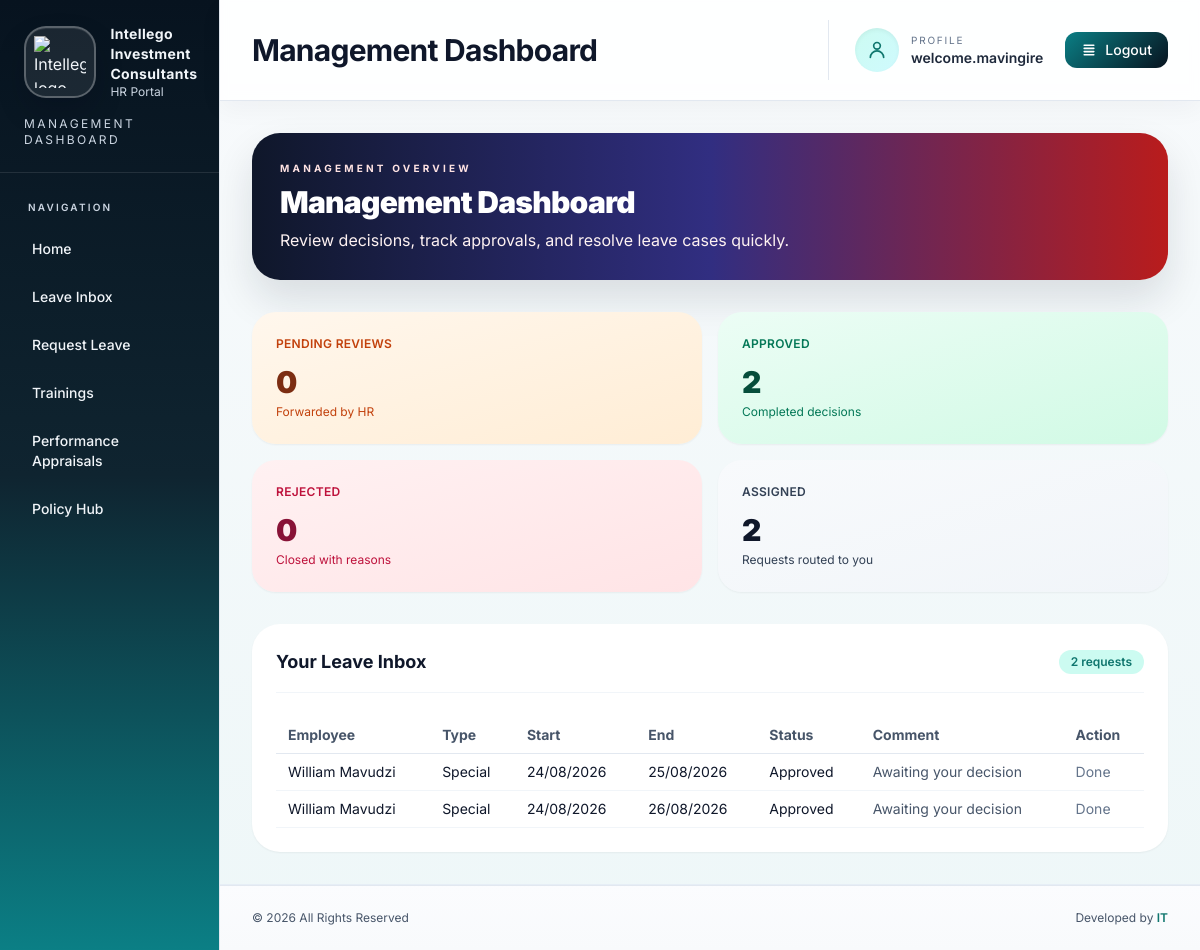
Before: /dashboard/management/ (signed in) with the older database file.
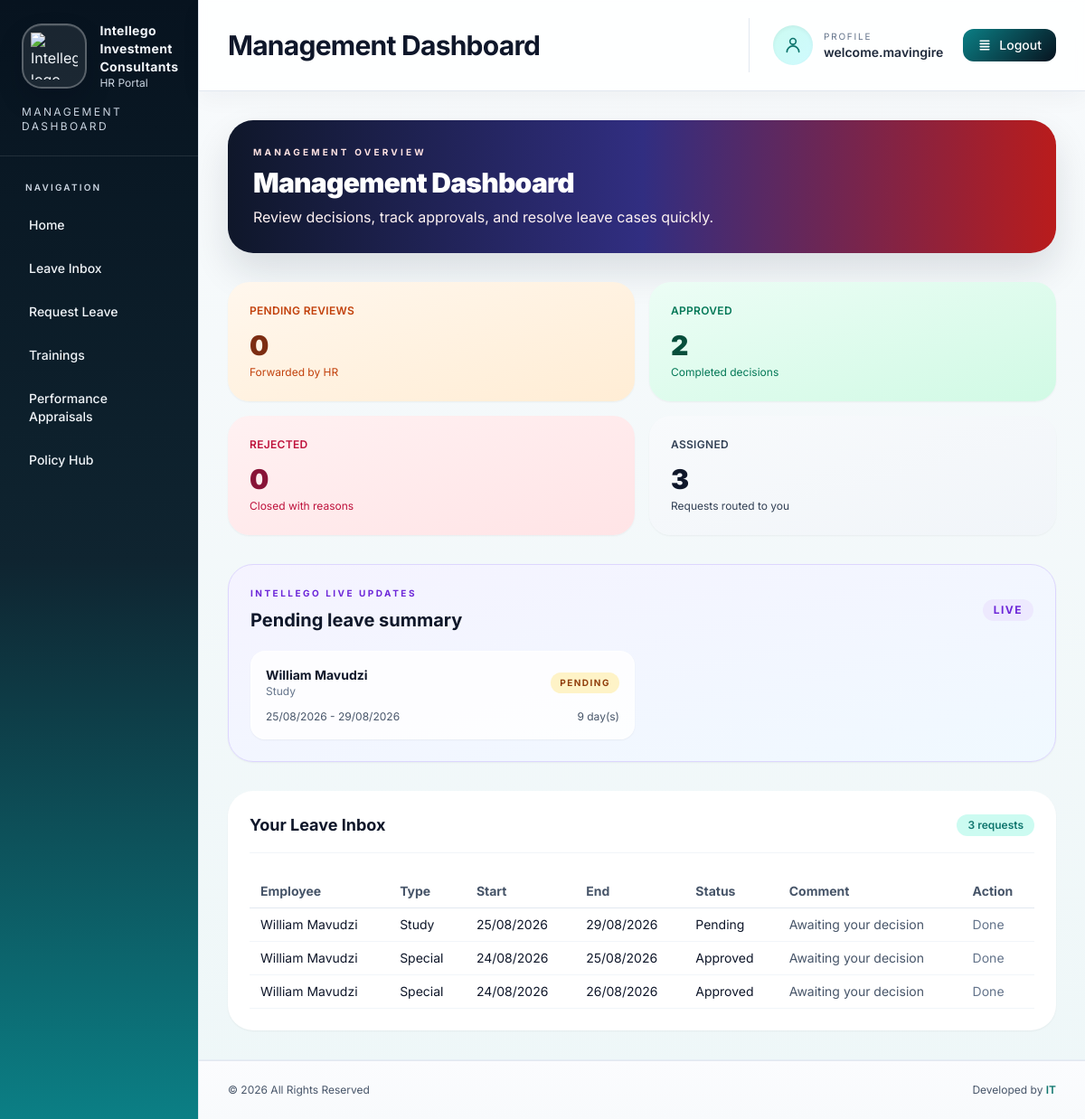
After: the same page with the newer database file.
### core/models.py (models this page shows, shortened)
class LeaveRequest(models.Model):
	class LeaveType(models.TextChoices):
		VACATION = 'vacation', 'Vacation'
		STUDY = 'study', 'Study'
		SPECIAL = 'special', 'Special'
		COMPASSIONATE = 'compassionate', 'Compassionate'
		SICK = 'sick', 'Sick'
		MATERNITY = 'maternity', 'Maternity'
		AWAY_ON_BUSINESS = 'away_on_business', 'Away on Business'
		PUBLIC_HOLIDAY = 'public_holiday', 'Public Holiday'
	class Status(models.TextChoices):
		PENDING = 'pending', 'Pending'
		FORWARDED = 'forwarded', 'Forwarded to Management'
		APPROVED = 'approved', 'Approved'
		REJECTED = 'rejected', 'Rejected'
	employee = models.ForeignKey(EmployeeProfile, on_delete=models.CASCADE)
	leave_type = models.CharField(max_length=20, choices=LeaveType.choices)
	requested_days = models.PositiveIntegerField(null=True, blank=True)
	start_date = models.DateField()
	end_date = models.DateField()
	reason = models.TextField(blank=True)
	total_leave_days_taken = models.PositiveIntegerField(null=True, blank=True)
	total_leave_days_accrued = models.PositiveIntegerField(null=True, blank=True)
	leave_days_balance = models.PositiveIntegerField(null=True, blank=True)
	applicant_signature = models.CharField(max_length=150, blank=True)
	applicant_signed_date = models.DateField(null=True, blank=True)
	authorized_by = models.CharField(max_length=150, blank=True)
	authorized_signature = models.CharField(max_length=150, blank=True)
	authorized_date = models.DateField(null=True, blank=True)
	qualifies_for_leave = models.CharField(
		max_length=3,
		choices=[('yes', 'Yes'), ('no', 'No')],
		blank=True,
	)
	qualification_reason = models.TextField(blank=True)
	status = models.CharField(max_length=20, choices=Status.choices, default=Status.PENDING)
	management_comment = models.TextField(blank=True)
	reviewed_by = models.ForeignKey(User, on_delete=models.SET_NULL, null=True, blank=True, related_name='reviewed_leave_requests')
	reviewed_at = models.DateTimeField(null=True, blank=True)
	created_at = models.DateTimeField(auto_now_add=True)

class EmployeeProfile(models.Model):
	user = models.OneToOneField(User, on_delete=models.SET_NULL, null=True, blank=True)
	management_approver = models.ForeignKey(User, on_delete=models.SET_NULL, null=True, blank=True, related_name='managed_employee_profiles')
	company = models.ForeignKey(Company, on_delete=models.SET_NULL, null=True, blank=True)
	employee_number = models.CharField(max_length=20, unique=True)
	full_name = models.CharField(max_length=150)
	department = models.CharField(max_length=120, blank=True)
	job_title = models.CharField(max_length=120)
	leave_days_balance = models.PositiveIntegerField(default=0)
	date_of_birth = models.DateField(null=True, blank=True)
	date_joined = models.DateField(null=True, blank=True)
	dependents_count = models.PositiveIntegerField(default=0)
	email = models.EmailField()
	phone = models.CharField(max_length=30, blank=True)
	address = models.TextField(blank=True)
	emergency_contact = models.CharField(max_length=150, blank=True)
	pension_provider = models.CharField(max_length=150, blank=True)
	pension_policy_number = models.CharField(max_length=80, blank=True)
	pension_contribution_rate = models.DecimalField(max_digits=5, decimal_places=2, null=True, blank=True)
	employment_history = models.TextField(blank=True)

### core/views.py (the view)
# urls.py: path('dashboard/management/', management_dashboard, name='management-dashboard'),
def management_dashboard(request):
	if not request.user.is_authenticated:
		return redirect('core:login')
	if is_hr_user(request.user):
		return redirect('core:hr-dashboard')
	if not is_management_user(request.user):
		return redirect('core:employee-dashboard')
	assigned_requests = LeaveRequest.objects.filter(
		employee__management_approver=request.user,
	).select_related('employee', 'reviewed_by').order_by('-created_at')
	company = get_user_company(request.user)
	intellego_leave_alerts = get_intellego_leave_alerts(request.user)
	return render(
		request,
		'core/management_dashboard.html',
		{
			'dashboard_title': 'Management Dashboard',
			'dashboard_subtitle': '',
			'sidebar_role': 'management',
			'is_hr': False,
			'company_name': company.name if company else '',
			'pending_reviews': assigned_requests.filter(status=LeaveRequest.Status.FORWARDED).count(),
			'approved_reviews': assigned_requests.filter(status=LeaveRequest.Status.APPROVED).count(),
			'rejected_reviews': assigned_requests.filter(status=LeaveRequest.Status.REJECTED).count(),
			'total_assigned_requests': assigned_requests.count(),
			'recent_requests': assigned_requests[:8],
			'intellego_leave_alerts': intellego_leave_alerts,
		},
	)

### core/views.py (called while the page is built)
def is_hr_user(user):
	return user.is_authenticated and (user.is_superuser or user.is_staff or user.groups.filter(name='HR').exists())

def is_management_user(user):
	return user.is_authenticated and user.groups.filter(name='Management').exists()

def get_user_employee_profile(user):
	if not user.is_authenticated:
		return None
	return EmployeeProfile.objects.filter(user=user).first()

def get_user_company(user):
	profile = get_user_employee_profile(user)
	return profile.company if profile else None

### templates/core/management_dashboard.html (shortened to what the changed rows need)
{% extends 'core/dashboard_base.html' %}
{% block dashboard_content %}
<div class="mb-8 rounded-[28px] bg-gradient-to-r from-slate-900 via-indigo-900 to-red-700 p-7 text-white shadow-[0_20px_40px_rgba(15,23,42,0.12)]">
    <h2 class="mt-2 text-3xl font-black tracking-tight">Management Dashboard</h2>
</div>
<section class="mb-8 grid gap-4 sm:grid-cols-2 xl:grid-cols-4">
    <article class="rounded-[24px] bg-gradient-to-br from-slate-50 to-slate-100 p-6 shadow-sm">
        <p class="text-xs font-semibold uppercase tracking-wide text-slate-700">Assigned</p>
        <p class="mt-3 text-3xl font-black text-slate-900">{{ total_assigned_requests }}</p>
        <p class="mt-1 text-xs text-slate-700">Requests routed to you</p>
    </article>
</section>
{% if intellego_leave_alerts %}
<section class="mb-8 rounded-[28px] border border-violet-200 bg-gradient-to-br from-violet-50 to-sky-50 p-6 shadow-sm">
    <div class="mb-5 flex items-center justify-between">
        <div>
            <p class="text-[10px] font-bold uppercase tracking-[0.25em] text-violet-700">Intellego live updates</p>
            <h3 class="mt-2 text-xl font-bold text-slate-900">Pending leave summary</h3>
        </div>
        <span class="rounded-full bg-violet-100 px-3 py-1 text-xs font-bold uppercase tracking-[0.12em] text-violet-700">Live</span>
    </div>
    <div class="grid gap-4 md:grid-cols-2">
        {% for item in intellego_leave_alerts %}
        <article class="rounded-2xl border border-white/60 bg-white/80 p-4 shadow-sm">
            <div class="flex items-center justify-between gap-3">
                <div>
                    <p class="text-sm font-bold text-slate-900">{{ item.employee.full_name }}</p>
                    <p class="text-xs text-slate-500">{{ item.get_leave_type_display }}</p>
                </div>
                {% if item.status == 'approved' %}
                <span class="rounded-full bg-emerald-100 px-2.5 py-1 text-[10px] font-bold uppercase tracking-[0.15em] text-emerald-800">Approved</span>
                {% elif item.status == 'rejected' %}
                <span class="rounded-full bg-rose-100 px-2.5 py-1 text-[10px] font-bold uppercase tracking-[0.15em] text-rose-800">Rejected</span>
                {% elif item.status == 'forwarded' %}
                <span class="rounded-full bg-violet-100 px-2.5 py-1 text-[10px] font-bold uppercase tracking-[0.15em] text-violet-800">Forwarded</span>
                {% else %}
                <span class="rounded-full bg-amber-100 px-2.5 py-1 text-[10px] font-bold uppercase tracking-[0.15em] text-amber-800">Pending</span>
                {% endif %}
            </div>
            <div class="mt-3 flex items-center justify-between text-xs text-slate-600">
                <span>{{ item.start_date|date:'d/m/Y' }} - {{ item.end_date|date:'d/m/Y' }}</span>
                <span>{{ item.requested_days }} day(s)</span>
            </div>
        </article>
        {% endfor %}
    </div>
</section>
{% endif %}
<section class="rounded-[28px] bg-white p-6 shadow-sm">
    <div class="mb-6 flex items-center justify-between border-b border-slate-100 pb-4">
        <h2 class="text-lg font-bold text-slate-900">Your Leave Inbox</h2>
        <span class="inline-flex items-center rounded-full bg-teal-100 px-3 py-1 text-xs font-semibold text-teal-700">{{ total_assigned_requests }} requests</span>
    </div>
    <div class="overflow-x-auto">
        <table class="min-w-full text-left text-sm">
            <thead class="border-b border-slate-200 text-slate-600">
                <tr>
                    <th class="px-3 py-2">Employee</th>
                    <th class="px-3 py-2">Type</th>
                    <th class="px-3 py-2">Start</th>
                    <th class="px-3 py-2">End</th>
                    <th class="px-3 py-2">Status</th>
                    <th class="px-3 py-2">Comment</th>
                    <th class="px-3 py-2">Action</th>
                </tr>
            </thead>
            <tbody>
                {% for item in recent_requests %}
                <tr class="border-b border-slate-100">
                    <td class="px-3 py-2">{{ item.employee.full_name }}</td>
                    <td class="px-3 py-2">{{ item.get_leave_type_display }}</td>
                    <td class="px-3 py-2">{{ item.start_date|date:'d/m/Y' }}</td>
                    <td class="px-3 py-2">{{ item.end_date|date:'d/m/Y' }}</td>
                    <td class="px-3 py-2">{{ item.get_status_display }}</td>
                    <td class="px-3 py-2 text-slate-600">
                        {% if item.management_comment %}
                            {{ item.management_comment }}
                        {% else %}
                            Awaiting your decision
                        {% endif %}
                    </td>
                    <td class="px-3 py-2">
                        {% if item.status == 'forwarded' %}
                        <a href="{% url 'core:leave-review' item.pk %}" class="text-slate-700 hover:underline">Review</a>
                        {% else %}
                        <span class="text-slate-500">Done</span>
                        {% endif %}
                    </td>
                </tr>
                {% empty %}
                <tr>
                    <td colspan="7" class="px-3 py-6 text-center text-slate-500">No leave requests have been routed to you yet.</td>
                </tr>
                {% endfor %}
            </tbody>
        </table>
    </div>
</section>
{% endblock %}

Changed rows visible on the page:
added LeaveRequest: employee.full_name "William Mavudzi", leave_type "Study", shows "PENDING", start_date "25/08/2026", end_date "29/08/2026", requested_days "9", status "Pending", management_comment "Awaiting your decision", shows "Done"
Other visible differences:
{{ total_assigned_requests }}: "2" → "3"
text now shown: "INTELLEGO LIVE UPDATES Pending leave summary LIVE"
